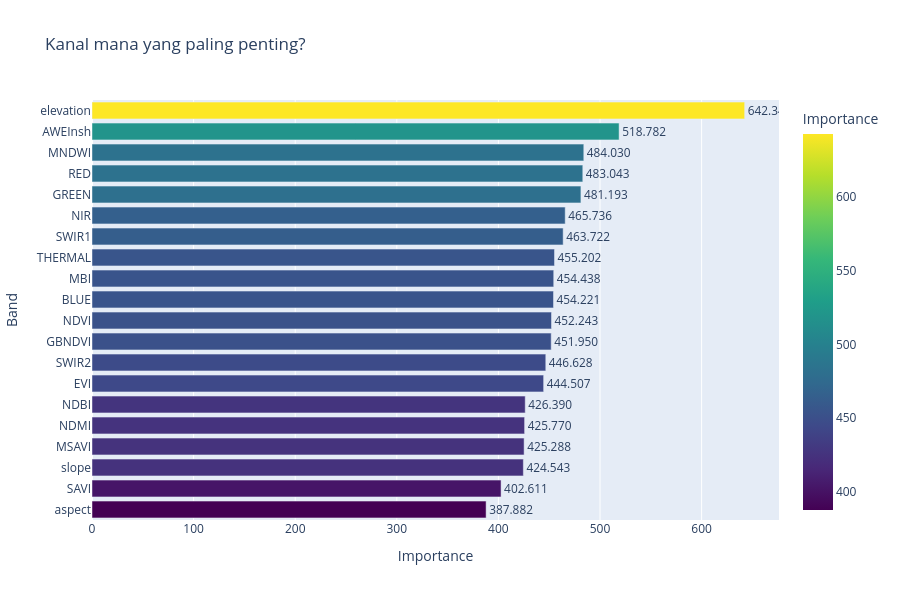

This figure's notebook cell:
### Markdown cell above
Overall Accuracy: 0.4561 (45.61%)
Kappa Coefficient: 0.3600

### Code cell
#visualize the feature importance
import plotly.express as px
importance = clf.get_feature_importance(model_raw, training_data=train, class_property='ID_epistem')
fig = px.bar(
                importance,
                x='Importance',
                y='Band',
                orientation='h',
                title='Kanal mana yang paling penting?',
                color='Importance',
                color_continuous_scale='Viridis',
                text='Importance'
            )
            
fig.update_traces(texttemplate='%{text:.3f}', textposition='outside')
fig.update_layout(
                yaxis={'categoryorder': 'total ascending'},
                height=max(400, len(importance) * 30),
                showlegend=False
            )
            
fig

### Figure 1 — Plotly figure (JSON) as saved in the notebook; plotly's stock layout.template omitted (floating-point values rounded to 4 significant figures)
{"data": [{"hovertemplate": "Importance=%{marker.color}<br>Band=%{y}<extra></extra>", "legendgroup": "", "marker": {"color": [642.3, 518.8, 484.0, 483.0, 481.2, 465.7, 463.7, 455.2, 454.4, 454.2, 452.2, 451.9, 446.6, 444.5, 426.4, 425.8, 425.3, 424.5, 402.6, 387.9], "coloraxis": "coloraxis", "pattern": {"shape": ""}}, "name": "", "orientation": "h", "showlegend": false, "text": [642.3, 518.8, 484.0, 483.0, 481.2, 465.7, 463.7, 455.2, 454.4, 454.2, 452.2, 451.9, 446.6, 444.5, 426.4, 425.8, 425.3, 424.5, 402.6, 387.9], "textposition": "outside", "texttemplate": "%{text:.3f}", "type": "bar", "x": [642.3, 518.8, 484.0, 483.0, 481.2, 465.7, 463.7, 455.2, 454.4, 454.2, 452.2, 451.9, 446.6, 444.5, 426.4, 425.8, 425.3, 424.5, 402.6, 387.9], "xaxis": "x", "y": ["elevation", "AWEInsh", "MNDWI", "RED", "GREEN", "NIR", "SWIR1", "THERMAL", "MBI", "BLUE", "NDVI", "GBNDVI", "SWIR2", "EVI", "NDBI", "NDMI", "MSAVI", "slope", "SAVI", "aspect"], "yaxis": "y"}], "layout": {"barmode": "relative", "coloraxis": {"colorbar": {"title": {"text": "Importance"}}, "colorscale": [[0, "#440154"], [0.1111, "#482878"], [0.2222, "#3e4989"], [0.3333, "#31688e"], [0.4444, "#26828e"], [0.5556, "#1f9e89"], [0.6667, "#35b779"], [0.7778, "#6ece58"], [0.8889, "#b5de2b"], [1, "#fde725"]]}, "height": 600, "legend": {"tracegroupgap": 0}, "showlegend": false, "title": {"text": "Kanal mana yang paling penting?"}, "xaxis": {"anchor": "y", "domain": [0, 1], "title": {"text": "Importance"}}, "yaxis": {"anchor": "x", "categoryorder": "total ascending", "domain": [0, 1], "title": {"text": "Band"}}}}
